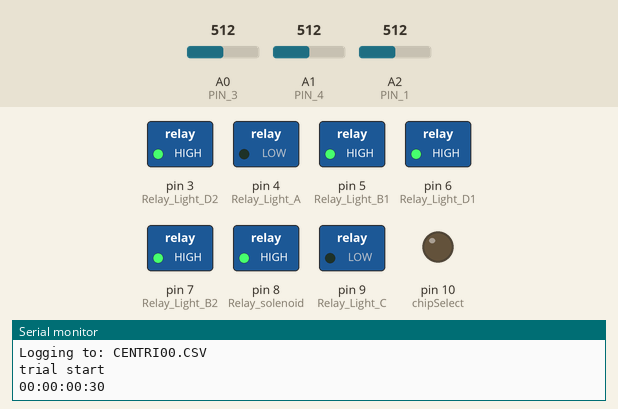
This sketch was run on a simulated Arduino Uno, built with avr-gcc and run on an emulated ATmega328P. Shown: switched loads named in the sketch (green lamp = pin HIGH), output pins drawn as LEDs (lit = HIGH), the last lines printed to the serial monitor. Dashed ring = blinking. The inputs (shaded band) are chosen by the test bench; at power-on: A2 (PIN_1) = 512, A0 (PIN_3) = 512, A1 (PIN_4) = 512. The local clock reads 2024-03-15 10:24:30 at power-on unless the sketch sets it; storage starts empty; random numbers use the default seed unless the sketch sets one.

Above: at 1.2 s.
1.3 s: A2 (PIN_1) set to 808
2.8 s: A2 (PIN_1) set to 835
At 3.4 s:
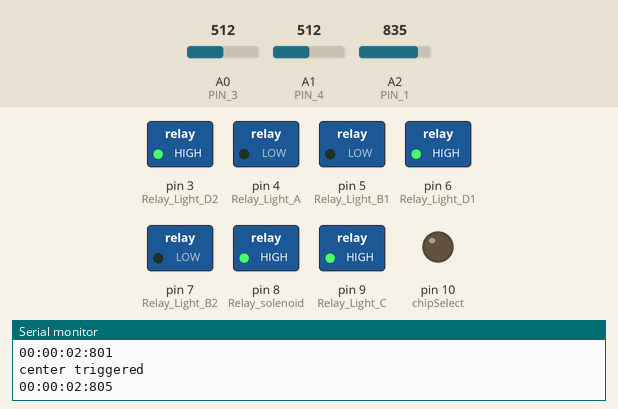
4.3 s: A0 (PIN_3) set to 809
5.8 s: A0 (PIN_3) set to 834
At 6.22 s:
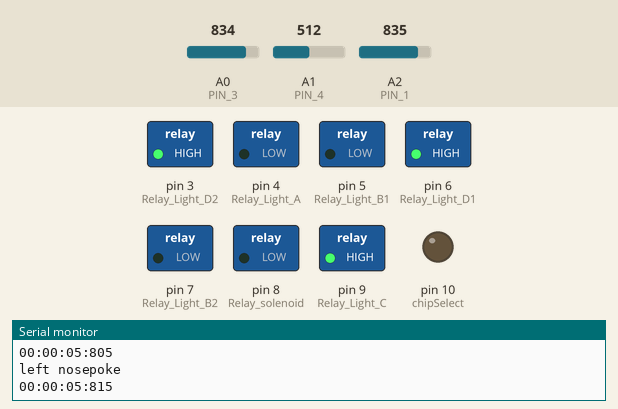
9.2 s: A1 (PIN_4) set to 716
At 17.6 s:
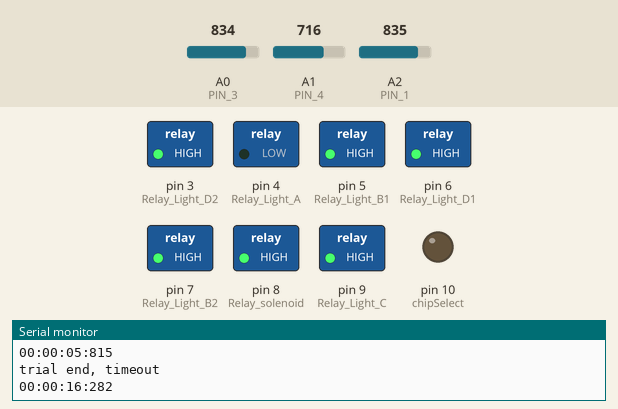
Timing chart, 0 to 47.7 s (numbered marks = the images above; inputs shaded):
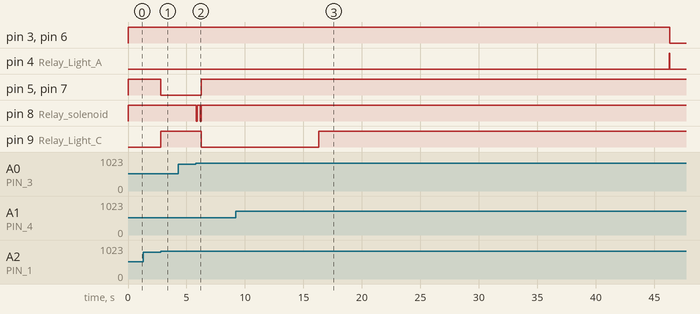

The sketch:

Phase3.ino
```cpp
//Configuration:
//1. 5v LED yellow ==> light_A (house light)
//2. 5v LED yellow (big) ==> light_B1 (left cue light)
//3. 3v LED yellow (small) ==> light_B2 (left nosepoke light)
//4. 3v LED yellow (small) ==> light_C (deliver light)
//5. 5v led yellow (big) ==> light_D1 (right cue light)
//6. 3v LED yellow (small) ==> light_D2 (right nosepoke light)

int Relay_Light_A = 4; //(relay 4)
int Relay_Light_B2 = 7;//(relay 1)
int Relay_Light_C = 9;//(relay 2) (DIFFERENT IN THIS SYSTEM)
int Relay_Light_B1 = 5;//(relay 5)
int Relay_Light_D1 = 6;//(relay 6)
int Relay_Light_D2 = 3;//(relay 3)
int Relay_solenoid = 8;//(relay 8) (different in this system)


boolean Nosepoke_In_B = false;
boolean Nosepoke_In_C = false;
boolean Nosepoke_In_D = false;

boolean Lock_A = false;
boolean Lock_C = false;
boolean Lock_B1 = false;
boolean Lock_B2 = false;
boolean Lock_D1 = false;
boolean Lock_D2 = false;
boolean Lock_solenoid = false;

boolean Lock_side = false;

boolean nosepoke_D_voltage;

char msg1[] = "trial start";
char msg2[] = "houselight on";
char msg3[] = "trial end, timeout";
char msg4[] = "left nosepoke";
char msg5[] = "left side assigned";
char msg6[] = "right nosepoke";
char msg7[] = "right side assigned";
char msg8[] = "nosepoke_B in";
char msg9[] = "nosepoke_B out";
char msg10[] = "nosepoke_C in";
char msg11[] = "nosepoke_C out";
char msg13[] = "nosepoke_D in";
char msg14[] = "nosepoke_D out";
char msg15[] = "center triggered";
char msg16[] = "center omission";
char msg17[] = "side omission";
char msg18[] = "session ends";


int trial_count = 1;
int current_trial = 0;

boolean New_TrialL = false;
unsigned long StartTime = 0;
unsigned long timer_1 = 0; // #1 10 sec timer
unsigned long timer_2 = 0; // #1 5 sec timer
unsigned long timer_3 = 0; // #2 10 sec timer
unsigned long timer_4 = 0;
unsigned long current_time = 0;
unsigned long elapsed_time = 0;
unsigned long timed_1 = 0;
unsigned long timed_2 = 0;

unsigned long randNumber;
unsigned long randN;

unsigned long current_state = 1;
unsigned long side = 1;
unsigned long ticket = 1;

boolean nosepoke_voltage (int pin1){

  float sensorV1 = analogRead(pin1); //read voltage value from analog pin A0 (A0 for left nosepoke)


  if (sensorV1 * (5.0 / 1023.0) < 1) {
    return true;
    }
  else if (sensorV1 * (5.0 / 1023.0) > 4) {
    return false;
    }
}
void timestamp(char msg[]) {
  Serial.println(msg);
  unsigned long CurrentTime = millis();
  unsigned long ElapsedTime = CurrentTime - StartTime;
  unsigned long allSeconds= ElapsedTime/1000;
  int runHours= allSeconds/3600;
  int secsRemaining=allSeconds%3600;
  int runMinutes=secsRemaining/60;
  int runSeconds=secsRemaining%60;
  int runMilisec = ElapsedTime - runHours*60*60*100 - runMinutes*60*1000 - runSeconds*1000;
  char buf[21];
  sprintf(buf,"Timestamp: %02d:%02d:%02d:%02d",runHours,runMinutes,runSeconds,runMilisec);
  Serial.println(buf);
}

#include "Wire.h"
#include "RTClib.h"
RTC_PCF8523 RTC;
#include <SPI.h>
#include <SD.h>

// change this to match your SD shield or module;
// Adafruit SD shields and modules: pin 10
const int chipSelect = 10;

// the logging file
File logfile;

String year, month, day, hour, minute, second, date, time;

void logData(char msg[]) {
 Serial.println(msg);
 DateTime datetime = RTC.now();
 year = String(datetime.year(), DEC);
 month = String(datetime.month(), DEC);
 day = String(datetime.day(), DEC);
 hour = String(datetime.hour(), DEC);
 minute = String(datetime.minute(), DEC);
 second = String(datetime.second(), DEC);

 unsigned long CurrentTime = millis();
 unsigned long ElapsedTime = CurrentTime - StartTime;
 unsigned long allSeconds= ElapsedTime/1000;
 int runHours= allSeconds/3600;
 int secsRemaining=allSeconds%3600;
 int runMinutes=secsRemaining/60;
 int runSeconds=secsRemaining%60;
 int runMilisec = ElapsedTime - runHours*60*60*1000 - runMinutes*60*1000 - runSeconds*1000;
 char buf[21];
 sprintf(buf,"%02d:%02d:%02d:%02d",runHours,runMinutes,runSeconds,runMilisec);

 Serial.println(buf);
 logfile.print('"');
 logfile.print(year);
 logfile.print("/");
 logfile.print(month);
 logfile.print("/");
 logfile.print(day);
 logfile.print(" ");
 logfile.print(hour);
 logfile.print(":");
 logfile.print(minute);
 logfile.print(":");
 logfile.print(second);
 logfile.print('"');
 logfile.print(", ");
 logfile.print(msg);
 logfile.print(", ");
 logfile.print(buf);
 logfile.println();
 logfile.flush();

}

void setup() {
  // put your setup code here, to run once:
  pinMode (Relay_Light_A, OUTPUT);
  pinMode (Relay_Light_B1, OUTPUT);
  pinMode (Relay_Light_B2, OUTPUT);
  pinMode (Relay_Light_C, OUTPUT);
  pinMode (Relay_Light_D1, OUTPUT);
  pinMode (Relay_Light_D2, OUTPUT);
  pinMode (Relay_solenoid, OUTPUT);

  StartTime = millis();
  Serial.begin(9600);

// initialize the SD card
  Serial.println(F("Initializing SD card..."));
  // make sure that the default chip select pin is set to
  // output, even if you don't use it:
  pinMode(chipSelect, OUTPUT);

  // see if the card is present and can be initialized:
  if (!SD.begin(chipSelect)) {
    Serial.println(F("Card failed, or not present"));
  }
  Serial.println(F("card initialized."));

  // create a new file
  char filename[] = "CENTRI00.CSV";
  for (uint8_t i = 0; i < 100; i++) {
    filename[6] = i/10 + '0';
    filename[7] = i%10 + '0';
    if (! SD.exists(filename)) {
      // only open a new file if it doesn't exist
      logfile = SD.open(filename, FILE_WRITE);
      break;  // leave the loop!
    }
  }

  if (! logfile) {
   char error("couldnt create file");
  }
  Serial.print(F("Logging to: "));
  Serial.println(filename);

  logfile.println("Date, Event Name, Event Time");

  // connect to RTC
  Wire.begin();
  if (!RTC.begin()) {
    logfile.println("RTC failed");
#if ECHO_TO_SERIAL
    Serial.println(F("RTC failed"));
#endif  //ECHO_TO_SERIAL
  }
}

void loop() {
  // put your main code here, to run repeatedly:
 if (current_trial < trial_count){
  //make relay off in the begining
   digitalWrite(Relay_Light_A, HIGH);
   digitalWrite(Relay_Light_B1, HIGH);
   digitalWrite(Relay_Light_B2, HIGH);
   digitalWrite(Relay_Light_C, HIGH);
   digitalWrite(Relay_Light_D1, HIGH);
   digitalWrite(Relay_Light_D2, HIGH);
   digitalWrite(Relay_solenoid, HIGH);
   timer_1 = millis();
   Lock_A = false;
   Lock_C = false;
   Lock_B1 = false;
   Lock_B2 = false;
   Lock_D1 = false;
   Lock_D2 = false;
   Lock_solenoid = false;

   Lock_side = false;
   current_trial = trial_count; // now start state 1
   current_state = 1;
   logData(msg1);

   if ( ticket != 1 and ticket != 2) { //when no ticket
     if (side == 1 ){ // when left
        side = 0; // switch to right
        ticket = random(0, 3);

      }
      else if ( side == 0) {
        side = 1;
        ticket = random(0, 3);
        }
   }
  }

// detect nosepoke_C voltage
   int PIN_1 = A2;
   boolean nosepoke_C_voltage = nosepoke_voltage (PIN_1);

   int PIN_3 = A0;
   boolean nosepoke_B_voltage = nosepoke_voltage (PIN_3);

   int PIN_4 = A1;
   boolean nosepoke_D_voltage = nosepoke_voltage (PIN_4);

// printout nosepoke_C in/out
   if (nosepoke_C_voltage == false ) {
      if (Nosepoke_In_C == false) {
        logData(msg10);
      }
      Nosepoke_In_C = true;

    }
    else if (nosepoke_C_voltage == true) {
        if (Nosepoke_In_C == true) {
        logData(msg11);
      }
      Nosepoke_In_C = false;
      }

// printout nosepoke_B in/out
   if (nosepoke_B_voltage == false ) {
      if (Nosepoke_In_B == false) {
        logData(msg8);
      }
      Nosepoke_In_B = true;

    }
    else if (nosepoke_B_voltage == true) {
        if (Nosepoke_In_B == true) {
        logData(msg9);
      }
      Nosepoke_In_B = false;
      }

// printout nosepoke_D in/out
   if (nosepoke_D_voltage == false ) {
      if (Nosepoke_In_D == false) {
        logData(msg13);
      }
      Nosepoke_In_D = true;

    }
    else if (nosepoke_D_voltage == true) {
        if (Nosepoke_In_D == true) {
        logData(msg14);
      }
      Nosepoke_In_D = false;
      }


// -------> decide state number
if (current_state == 1 && millis() - timer_1 < 10000) { //less than 10 sec
  if (nosepoke_C_voltage == false){ //c is triggered
      logData(msg15);
      current_state = 2;
      timer_2 = millis();
    }
  }

 else if (current_state == 1 && millis() - timer_1 >= 10000) { // no trigger within 10s
    logData(msg16);
    current_state = 3;// end state
    logData(msg3);
  }

if (current_state ==2 && millis() - timer_2 > 10000) {// no trigger within 10s
    logData(msg17);
    current_state = 3;
    logData(msg3);
  }

else if (current_state ==2 && millis() - timer_2 <= 10000) {
  if (nosepoke_B_voltage == false && side == 1) { // b triggered
      logData(msg5);
      logData(msg4);
      digitalWrite(Relay_solenoid, LOW);
      delay (100);
      digitalWrite(Relay_solenoid, HIGH);
      delay (250);
      digitalWrite(Relay_solenoid, LOW);
      delay (100);
      digitalWrite(Relay_solenoid, HIGH);
      current_state = 4;
      timer_3 = millis();
    }
   else if (nosepoke_D_voltage == false && side == 0) { // d triggered

      logData(msg7);
      logData(msg6);
      digitalWrite(Relay_solenoid, LOW);
      delay (100);
      digitalWrite(Relay_solenoid, HIGH);
      delay (250);
      digitalWrite(Relay_solenoid, LOW);
      delay (100);
      digitalWrite(Relay_solenoid, HIGH);

      current_state = 5;
      timer_3 = millis();
    }
  }

if (current_state == 4 && millis() - timer_3 > 10000) { // state 4 ==> after B nosepoke under state 2
  current_state = 3;
  logData(msg3);
  }

if (current_state == 5 && millis() - timer_3 > 10000) {// state 5 ==> after C nosepoke under state 2
  current_state = 3;
  logData(msg3);
  }

  // states' actions
   if (current_state == 1) {
      Lock_A = false; // turn on A
      Lock_C = false;
      Lock_B1 = true; // turn off B1
      Lock_B2 = true;
      Lock_D1 = true;
      Lock_D2 = true;
      //Lock_solenoid = true;
    }

   if (current_state == 2) {
      if (side == 1 && Lock_side == false) {
        Lock_A = false;
        Lock_C = true;
        Lock_B1 = false;
        Lock_B2 = false;
        Lock_D1 = true;
        Lock_D2 = true;

        Lock_side = true;

        if (ticket == 2) {
          ticket = 1;
         }
        else if (ticket == 1) {
          ticket = 0;
         }
        }
        else if (side == 0 && Lock_side == false) {
        Lock_A = false;
        Lock_C = true;
        Lock_B1 = true;
        Lock_B2 = true;
        Lock_D1 = false;
        Lock_D2 = false;

        Lock_side = true;
        if (ticket == 2) {
          ticket = 1;
         }
         else if (ticket == 1) {
          ticket = 0;
         }
        }
    }

if (current_state == 3) {
      timer_4 = millis();
      Lock_A = true;
      Lock_C = true;
      Lock_B1 = true;
      Lock_B2 = true;
      Lock_D1 = true;
      Lock_D2 = true;

      trial_count += 1;

    }

if (current_state == 4) {
    Lock_A = false;
    Lock_C = false;
    Lock_B1 = true;
    Lock_B2 = true;
    Lock_D1 = true;
    Lock_D2 = true;
    //Lock_side = true;
  }

if (current_state == 5) {
    Lock_A = false;
    Lock_C = false;
    Lock_B1 = true;
    Lock_B2 = true;
    Lock_D1 = true;
    Lock_D2 = true;

    Lock_side = true;
  }

// --------> decide lights on or off
if (Lock_A == false){
   digitalWrite(Relay_Light_A, LOW);
  }
  else {
    digitalWrite(Relay_Light_A, LOW);
    }

if (Lock_C == false){
   digitalWrite(Relay_Light_C, LOW);
  }
  else {
    digitalWrite(Relay_Light_C, HIGH);
    }

if (Lock_B1 == false){
   digitalWrite(Relay_Light_B1, LOW);
  }
  else {
    digitalWrite(Relay_Light_B1, HIGH);
    }

if (Lock_B2 == false){
   digitalWrite(Relay_Light_B2, LOW);
  }
  else {
    digitalWrite(Relay_Light_B2, HIGH);
    }

if (Lock_D1 == false){
   digitalWrite(Relay_Light_D1, LOW);
  }
  else {
    digitalWrite(Relay_Light_D1, HIGH);
    }

if (Lock_D2 == false){
   digitalWrite(Relay_Light_D2, LOW);
  }
  else {
    digitalWrite(Relay_Light_D2, HIGH);
    }

   current_time = millis();
   timed_1 = millis()-timer_1;

   delay(1); //
// delay module
if (trial_count > current_trial) {

  randNumber = random(2, 4)*10000;
  while(millis() - timer_4 < randNumber) {
    // detect nosepoke_C voltage
   int PIN_1 = A2;
   boolean nosepoke_C_voltage = nosepoke_voltage (PIN_1);

   int PIN_3 = A0;
   boolean nosepoke_B_voltage = nosepoke_voltage (PIN_3);

   int PIN_4 = A1;
   boolean nosepoke_D_voltage = nosepoke_voltage (PIN_4);

    // printout nosepoke_C in/out
   if (nosepoke_C_voltage == false ) {
      if (Nosepoke_In_C == false) {
        logData(msg10);
      }
      Nosepoke_In_C = true;

    }
    else if (nosepoke_C_voltage == true) {
        if (Nosepoke_In_C == true) {
        logData(msg11);
      }
      Nosepoke_In_C = false;
      }

// printout nosepoke_B in/out
   if (nosepoke_B_voltage == false ) {
      if (Nosepoke_In_B == false) {
        logData(msg8);
      }
      Nosepoke_In_B = true;

    }
    else if (nosepoke_B_voltage == true) {
        if (Nosepoke_In_B == true) {
        logData(msg9);
      }
      Nosepoke_In_B = false;
      }

// printout nosepoke_D in/out
   if (nosepoke_D_voltage == false ) {
      if (Nosepoke_In_D == false) {
        logData(msg13);
      }
      Nosepoke_In_D = true;

    }
    else if (nosepoke_D_voltage == true) {
        if (Nosepoke_In_D == true) {
        logData(msg14);
      }
      Nosepoke_In_D = false;
    }
    }
if (millis()-StartTime > 5400000){
  Serial.println ("session end");
  logData(msg18);
  digitalWrite(Relay_Light_A, HIGH);
  digitalWrite(Relay_Light_B1, HIGH);
  digitalWrite(Relay_Light_B2, HIGH);
  digitalWrite(Relay_Light_C, HIGH);
  digitalWrite(Relay_Light_D1, HIGH);
  digitalWrite(Relay_Light_D2, HIGH);

  while (1){}
  }
}
}
```

Measured:
- the behaviour switches between 818 and 819 on A2 (PIN_1) (found by bisection; images 0 and 1)
- the behaviour switches between 818 and 819 on A0 (PIN_3) (found by bisection; images 1 and 2)
- after the input at 1.3 s, every drawn part: stays the same
- after the input at 2.8 s, pin 5 (Relay_Light_B1), pin 7 (Relay_Light_B2): HIGH → LOW at once; pin 9 (Relay_Light_C): LOW → HIGH at once
- after the input at 4.3 s, every drawn part: stays the same
- after the input at 5.8 s, pin 5 (Relay_Light_B1), pin 7 (Relay_Light_B2): LOW → HIGH after 0.48 s; pin 8 (Relay_solenoid): alternates HIGH for 0.25 s and LOW for 0.10 s, 4 changes in all, then stays HIGH, starting at once; pin 9 (Relay_Light_C): HIGH → LOW after 0.48 s
